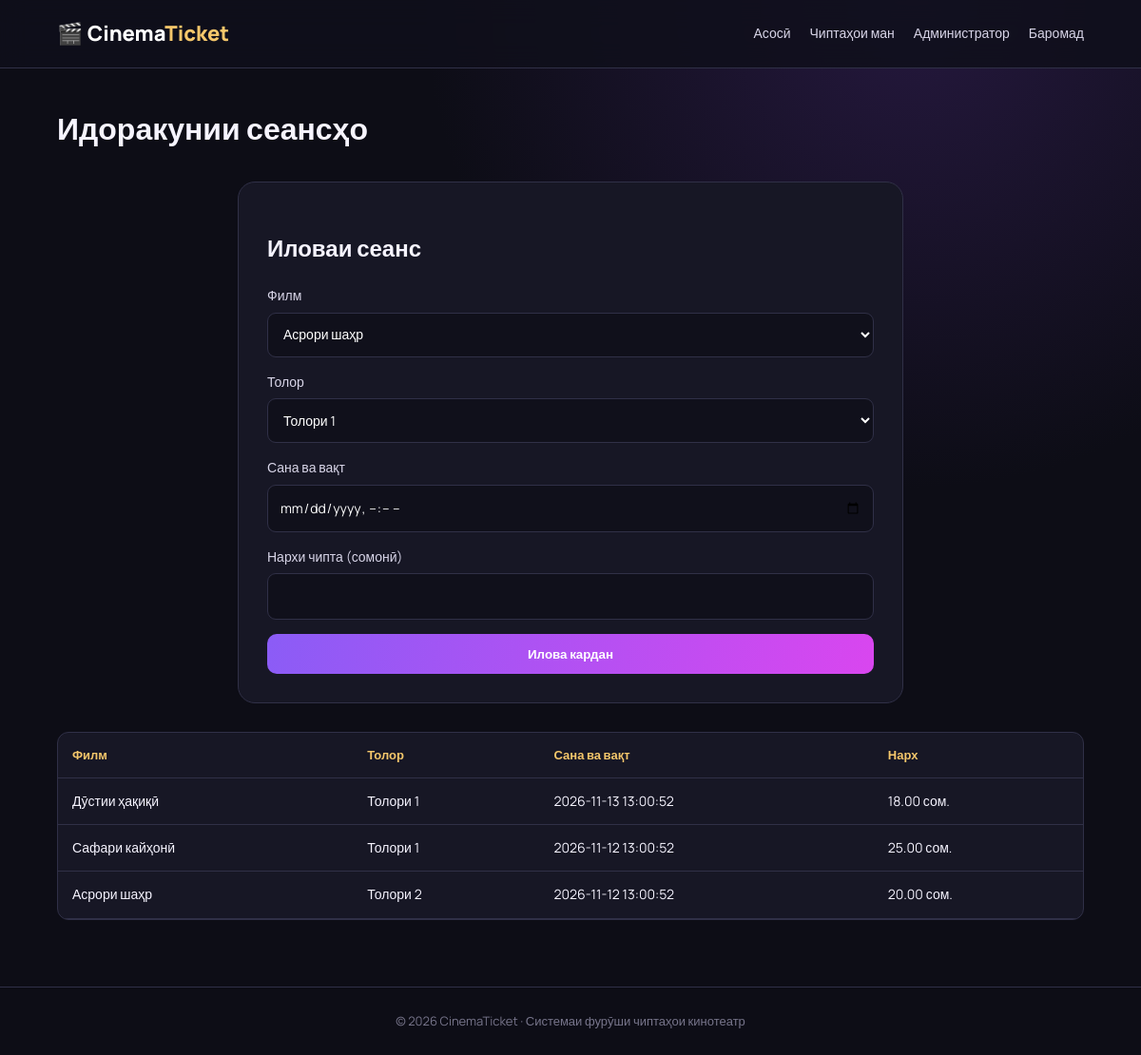
Screenshot of /admin/showtimes.php (signed in) with the database file from the repository.
### tables this page shows
CREATE TABLE showtimes (
 id INT AUTO_INCREMENT PRIMARY KEY,
 movie_id INT NOT NULL,
 hall_id INT NOT NULL,
 starts_at DATETIME NOT NULL,
 price DECIMAL(10,2) NOT NULL,
 CONSTRAINT fk_show_movie FOREIGN KEY(movie_id) REFERENCES movies(id),
 CONSTRAINT fk_show_hall FOREIGN KEY(hall_id) REFERENCES halls(id),
 INDEX idx_showtime_date(starts_at)
);

CREATE TABLE movies (
 id INT AUTO_INCREMENT PRIMARY KEY,
 title VARCHAR(180) NOT NULL,
 genre VARCHAR(100) NOT NULL,
 duration INT NOT NULL,
 rating VARCHAR(10) NULL,
 poster VARCHAR(500) NULL,
 description TEXT NULL,
 is_active TINYINT(1) NOT NULL DEFAULT 1,
 created_at TIMESTAMP DEFAULT CURRENT_TIMESTAMP
);

CREATE TABLE halls (
 id INT AUTO_INCREMENT PRIMARY KEY,
 name VARCHAR(80) NOT NULL,
 capacity INT NOT NULL DEFAULT 40
);

### includes/functions.php (called while the page is built, shortened)
<?php
function e($value): string {
    return htmlspecialchars((string)$value, ENT_QUOTES, 'UTF-8');
}
function is_logged_in(): bool {
    return isset($_SESSION['user']);
}
function is_admin(): bool {
    return is_logged_in() && ($_SESSION['user']['role'] ?? '') === 'admin';
}

### admin/showtimes.php (the view, shortened to what this page needs)
<?php
require_once '../config/database.php';require_once '../includes/functions.php';require_admin();$error='';
$movies=$pdo->query("SELECT id,title FROM movies WHERE is_active=1 ORDER BY title")->fetchAll();$halls=$pdo->query("SELECT id,name FROM halls")->fetchAll();
$shows=$pdo->query("SELECT s.*,m.title,h.name hall_name FROM showtimes s JOIN movies m ON m.id=s.movie_id JOIN halls h ON h.id=s.hall_id ORDER BY s.starts_at DESC")->fetchAll();
$pageTitle='Сеансҳо';$assetPrefix='../';$homePrefix='../';require '../includes/header.php';
?>
<h1>Идоракунии сеансҳо</h1><?php if($error):?><div class="alert error"><?=e($error)?></div><?php endif;?>
<div class="auth-card wide"><h2>Иловаи сеанс</h2><form method="post"><input type="hidden" name="csrf" value="<?=e(csrf_token())?>">
<label>Филм<select name="movie_id" required><?php foreach($movies as $m):?><option value="<?=$m['id']?>"><?=e($m['title'])?></option><?php endforeach;?></select></label>
<label>Толор<select name="hall_id" required><?php foreach($halls as $h):?><option value="<?=$h['id']?>"><?=e($h['name'])?></option><?php endforeach;?></select></label>
<label>Сана ва вақт<input type="datetime-local" name="starts_at" required></label><label>Нархи чипта (сомонӣ)<input type="number" name="price" step="0.01" min="0" required></label><button class="button">Илова кардан</button></form></div>
<div class="table-wrap"><table><tr><th>Филм</th><th>Толор</th><th>Сана ва вақт</th><th>Нарх</th></tr><?php foreach($shows as $s):?><tr><td><?=e($s['title'])?></td><td><?=e($s['hall_name'])?></td><td><?=e($s['starts_at'])?></td><td><?=number_format((float)$s['price'],2)?> сом.</td></tr><?php endforeach;?></table></div>
<?php require '../includes/footer.php'; ?>

### includes/header.php (shortened to what this page needs)
<?php
require_once __DIR__ . '/functions.php';
?>
<!doctype html>
<html lang="tg">
<head>
<link rel="stylesheet" href="<?= e($assetPrefix ?? '') ?>assets/css/style.css">
</head>
<body>
<header class="topbar">
  <a class="brand" href="<?= e($homePrefix ?? '') ?>index.php">🎬 Cinema<span>Ticket</span></a>
  <nav>
    <a href="<?= e($homePrefix ?? '') ?>index.php">Асосӣ</a>
    <?php if (is_logged_in()): ?>
      <a href="<?= e($homePrefix ?? '') ?>my_tickets.php">Чиптаҳои ман</a>
      <?php if (is_admin()): ?><a href="<?= e($homePrefix ?? '') ?>admin/index.php">Администратор</a><?php endif; ?>
      <a href="<?= e($homePrefix ?? '') ?>logout.php">Баромад</a>
    <?php else: ?>
      <a href="<?= e($homePrefix ?? '') ?>login.php">Воридшавӣ</a>
      <a class="nav-button" href="<?= e($homePrefix ?? '') ?>register.php">Бақайдгирӣ</a>
    <?php endif; ?>
  </nav>
</header>
<main class="container">

### includes/footer.php (shortened to what this page needs)
</main>
<footer class="footer">© <?= date('Y') ?> CinemaTicket · Системаи фурӯши чиптаҳои кинотеатр</footer>
</body>
</html>

### assets/css/style.css (style rules this page uses)
:root { --bg:#0d0d16;--panel:#171725;--panel2:#202033;--text:#f6f4ff;--muted:#aaa8bd;--purple:#8b5cf6;--pink:#d946ef;--gold:#f5c76b;--line:#303047 }
* { box-sizing:border-box }
html { scroll-behavior:smooth }
body { margin:0;background:radial-gradient(circle at 80% 0%,#25183e 0,transparent 35%),var(--bg);color:var(--text);font-family:Manrope,Arial,sans-serif;line-height:1.6 }
a { color:#c4a8ff;text-decoration:none }
.topbar { height:auto;min-height:72px;padding:14px max(5%,calc((100% - 1180px)/2));display:flex;justify-content:space-between;align-items:center;gap:20px;background:#10101bdc;border-bottom:1px solid var(--line);position:sticky;top:0;z-index:5;backdrop-filter:blur(14px) }
.brand { font-size:22px;font-weight:800;color:white }
.brand span { color:var(--gold) }
nav { display:flex;gap:20px;align-items:center;flex-wrap:wrap }
nav a { color:#d8d5e8;font-size:14px }
.container { width:min(1180px,90%);margin:38px auto 70px;min-height:70vh }
.button { display:inline-block;border:0;border-radius:10px;padding:12px 19px;background:linear-gradient(100deg,var(--purple),var(--pink));color:white;font-weight:800;font-family:inherit;cursor:pointer;text-align:center }
.auth-card { max-width:470px;margin:30px auto;padding:30px;background:var(--panel);border:1px solid var(--line);border-radius:18px }
.auth-card.wide { max-width:700px }
.auth-card form { display:grid;gap:15px }
.auth-card label { display:grid;gap:6px;color:#d8d5e8;font-size:14px }
input,select,textarea { width:100%;padding:12px;border-radius:9px;border:1px solid var(--line);background:#10101b;color:white;font:inherit }
.table-wrap { overflow:auto;background:var(--panel);border-radius:12px;border:1px solid var(--line);margin:20px 0 }
table { width:100%;border-collapse:collapse;min-width:650px }
th,td { text-align:left;padding:13px 15px;border-bottom:1px solid var(--line) }
th { color:var(--gold);font-size:13px }
td { font-size:14px }
.footer { text-align:center;padding:25px;color:#77758b;border-top:1px solid var(--line);font-size:13px }

### rows the page displays
showtimes: movie.title "Дӯстии ҳақиқӣ", hall.name "Толори 1", starts_at "2026-11-13 13:00:52", price "18.00"
showtimes: movie.title "Сафари кайҳонӣ", hall.name "Толори 1", starts_at "2026-11-12 13:00:52", price "25.00"
showtimes: movie.title "Асрори шаҳр", hall.name "Толори 2", starts_at "2026-11-12 13:00:52", price "20.00"

### other values shown
form field movie_id "Асрори шаҳр"
form field hall_id "Толори 1"
